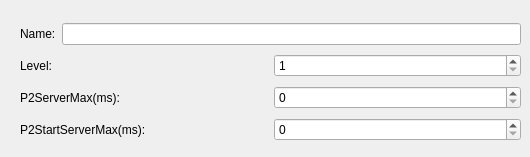
    <widget class="QWidget" name="tab_39">
     <attribute name="title">
      <string>Session</string>
     </attribute>
     <widget class="QWidget" name="layoutWidget">
      <property name="geometry">
       <rect>
        <x>20</x>
        <y>20</y>
        <width>501</width>
        <height>128</height>
       </rect>
      </property>
      <layout class="QVBoxLayout" name="verticalLayout_32">
       <item>
        <layout class="QHBoxLayout" name="horizontalLayout_80">
         <item>
          <widget class="QLabel" name="label_74">
           <property name="text">
            <string>Name:</string>
           </property>
          </widget>
         </item>
         <item>
          <widget class="QLineEdit" name="leSessionName"/>
         </item>
        </layout>
       </item>
       <item>
        <layout class="QHBoxLayout" name="horizontalLayout_84">
         <item>
          <widget class="QLabel" name="label_78">
           <property name="text">
            <string>Level:</string>
           </property>
          </widget>
         </item>
         <item>
          <widget class="QSpinBox" name="spbxSessionLevel">
           <property name="toolTip">
            <string>&lt;!DOCTYPE HTML PUBLIC &quot;-//W3C//DTD HTML 4.0//EN&quot; &quot;http://www.w3.org/TR/REC-html40/strict.dtd&quot;&gt;
&lt;html&gt;&lt;head&gt;&lt;meta name=&quot;qrichtext&quot; content=&quot;1&quot; /&gt;&lt;style type=&quot;text/css&quot;&gt;
p, li { white-space: pre-wrap; }
&lt;/style&gt;&lt;/head&gt;&lt;body style=&quot; font-family:'Consolas'; font-size:12pt; font-weight:400; font-style:normal;&quot;&gt;
&lt;p style=&quot; margin-top:0px; margin-bottom:0px; margin-left:0px; margin-right:0px; -qt-block-indent:0; text-indent:0px;&quot;&gt;DCM_DEFAULT_SESSION = 0x01&lt;/p&gt;
&lt;p style=&quot; margin-top:0px; margin-bottom:0px; margin-left:0px; margin-right:0px; -qt-block-indent:0; text-indent:0px;&quot;&gt;DCM_PROGRAMMING_SESSION = 0x02&lt;/p&gt;
&lt;p style=&quot; margin-top:0px; margin-bottom:0px; margin-left:0px; margin-right:0px; -qt-block-indent:0; text-indent:0px;&quot;&gt;DCM_EXTENDED_DIAGNOSTIC_SESSION= 0x03&lt;/p&gt;
&lt;p style=&quot; margin-top:0px; margin-bottom:0px; margin-left:0px; margin-right:0px; -qt-block-indent:0; text-indent:0px;&quot;&gt;DCM_SAFTEY_SYSTEM_DIAGNOSTIC_SESSION = 0x04&lt;/p&gt;
&lt;p style=&quot; margin-top:0px; margin-bottom:0px; margin-left:0px; margin-right:0px; -qt-block-indent:0; text-indent:0px;&quot;&gt;....&lt;/p&gt;&lt;/body&gt;&lt;/html&gt;</string>
           </property>
           <property name="minimum">
            <number>1</number>
           </property>
           <property name="maximum">
            <number>4</number>
           </property>
          </widget>
         </item>
        </layout>
       </item>
       <item>
        <layout class="QHBoxLayout" name="horizontalLayout_85">
         <item>
          <widget class="QLabel" name="label_79">
           <property name="text">
            <string>P2ServerMax(ms):</string>
           </property>
          </widget>
         </item>
         <item>
          <widget class="QSpinBox" name="spbxSessionP2ServerMax">
           <property name="maximum">
            <number>65535</number>
           </property>
          </widget>
         </item>
        </layout>
       </item>
       <item>
        <layout class="QHBoxLayout" name="horizontalLayout_86">
         <item>
          <widget class="QLabel" name="label_80">
           <property name="text">
            <string>P2StartServerMax(ms):</string>
           </property>
          </widget>
         </item>
         <item>
          <widget class="QSpinBox" name="spbxSessionP2StartServerMax">
           <property name="maximum">
            <number>65535</number>
           </property>
          </widget>
         </item>
        </layout>
       </item>
      </layout>
     </widget>
    </widget>
